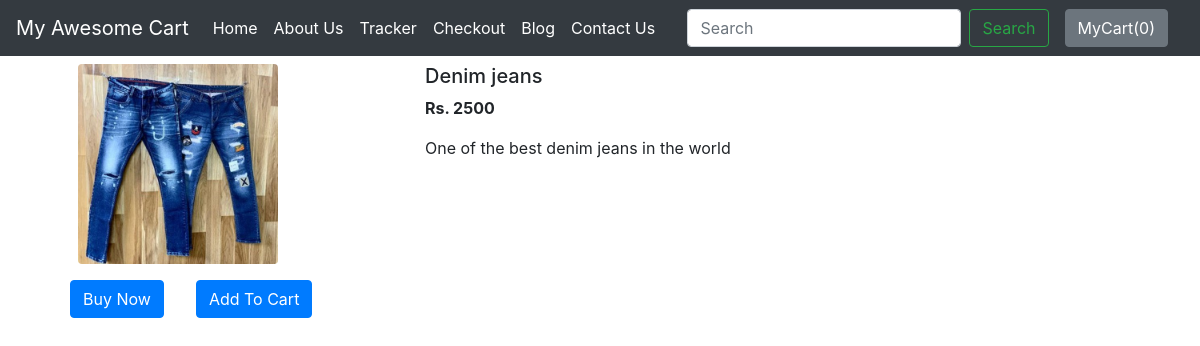
Screenshot of /shop/products/2 with the database file from the repository.
### shop/models.py (models this page shows, shortened)
class Product(models.Model):
    product_id = models.AutoField
    product_name = models.CharField(max_length=50)
    category = models.CharField(max_length=50,default="")
    subcategory = models.CharField(max_length=50,default="")
    price = models.IntegerField(default=0)
    desc = models.CharField(max_length=1000)
    pub_date = models.DateField()
    image = models.ImageField(upload_to="shop/images",default="")

### shop/views.py (the view)
# urls.py: path('products/<int:myid>',views.productView,name="ProductView"),
def productView(request, myid):
    product = Product.objects.filter(id=myid)
    return render(request, "shop/productview.html", {'product': product[0]})

### shop/templates/shop/productview.html (shortened to what this page needs)
{% extends 'shop/basic.html' %}
{% load static %}
{% block body %}
<div class="container">
    <div class="row my-2">
        <div class="col-md-4">
            <div class="row ">
            <img src="/media/{{product.image}}" class="mx-5 rounded" alt="" width="200px" height="200px">
        <div class="row mx-4 my-3">
            <button class="btn btn-primary mx-3"> Buy Now</button>
            <button class="btn btn-primary mx-3 "> Add To Cart</button>
        </div>
            </div>
        </div>
        <div class="col-md-8">
            <h5>{{product.product_name}}</h5>
            <p><b>Rs. {{product.price}}</b></p>
            <p>{{product.desc}}</p>
        </div>
    </div>
</div>
{% endblock body %}

### rows the page displays
Product: image (picture), product_name "Denim jeans", price "2500", desc "One of the best denim jeans in the world"
